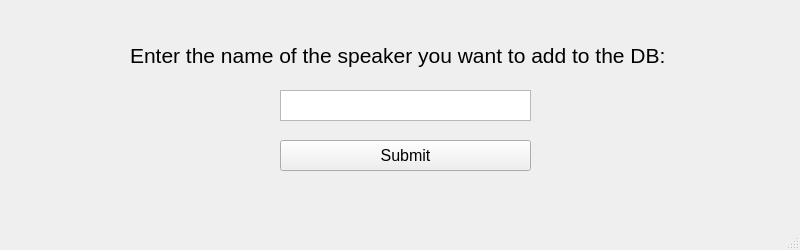
<?xml version="1.0" encoding="UTF-8"?>
<ui version="4.0">
 <class>addSpeaker</class>
 <widget class="QMainWindow" name="addSpeaker">
  <property name="geometry">
   <rect>
    <x>0</x>
    <y>0</y>
    <width>800</width>
    <height>250</height>
   </rect>
  </property>
  <property name="windowTitle">
   <string>MainWindow</string>
  </property>
  <widget class="QWidget" name="centralwidget">
   <widget class="QLabel" name="label_2">
    <property name="geometry">
     <rect>
      <x>130</x>
      <y>40</y>
      <width>601</width>
      <height>31</height>
     </rect>
    </property>
    <property name="font">
     <font>
      <pointsize>16</pointsize>
     </font>
    </property>
    <property name="text">
     <string>Enter the name of the speaker you want to add to the DB:</string>
    </property>
   </widget>
   <widget class="QTextEdit" name="name">
    <property name="geometry">
     <rect>
      <x>280</x>
      <y>90</y>
      <width>251</width>
      <height>31</height>
     </rect>
    </property>
   </widget>
   <widget class="QPushButton" name="submit">
    <property name="geometry">
     <rect>
      <x>280</x>
      <y>140</y>
      <width>251</width>
      <height>31</height>
     </rect>
    </property>
    <property name="font">
     <font>
      <pointsize>12</pointsize>
     </font>
    </property>
    <property name="text">
     <string>Submit</string>
    </property>
   </widget>
  </widget>
  <widget class="QMenuBar" name="menubar">
   <property name="geometry">
    <rect>
     <x>0</x>
     <y>0</y>
     <width>800</width>
     <height>21</height>
    </rect>
   </property>
  </widget>
  <widget class="QStatusBar" name="statusbar"/>
 </widget>
 <resources/>
 <connections/>
</ui>
